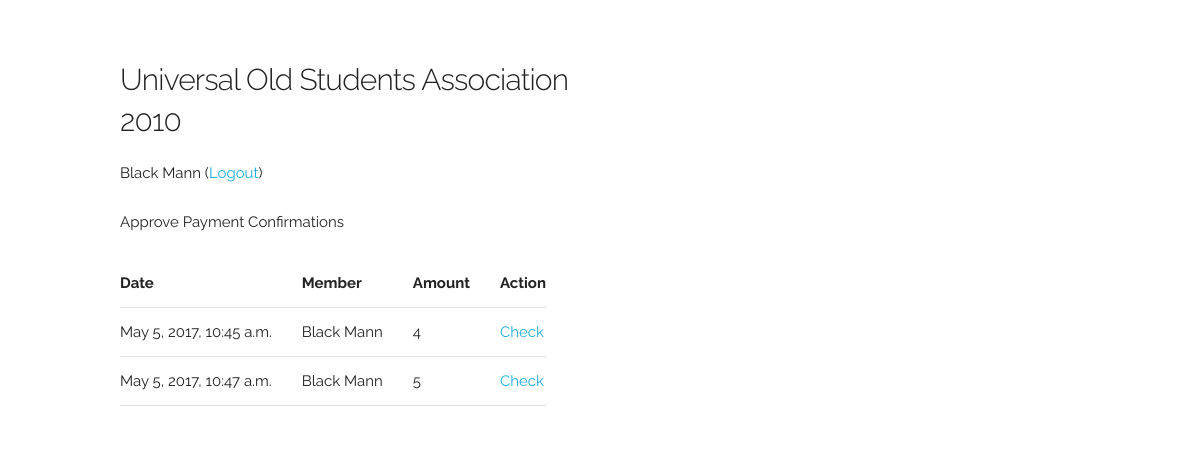
/confirmations (signed in), run on an earlier commit of the app's database.
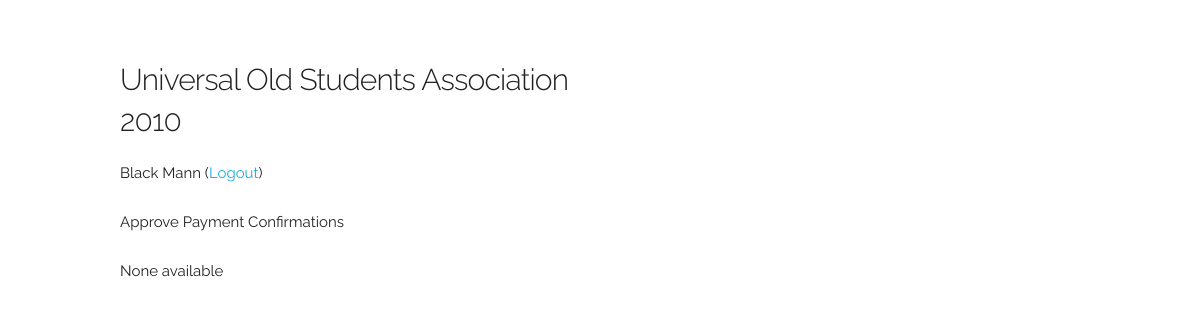
And on a later commit of the database.
### web/models.py (models this page shows)
class ConfirmationRequest(models.Model):
    contribution = models.OneToOneField(Contribution)
    approved = models.BooleanField(default=False)
    date_requested = models.DateTimeField(auto_now_add=True)
    merchant = models.CharField(blank=True, max_length=255)
    reference = models.CharField(blank=True, max_length=100)

class Contribution(models.Model):
    member = models.ForeignKey(User)
    amount = models.IntegerField(default=0)
    date_paid = models.DateTimeField(auto_now_add=True)
    approved = models.BooleanField(default=False)
    date_approved = models.DateTimeField(null=True)
    class Meta:
        ordering = ("-date_paid",)

### web/views.py (the view)
# urls.py: url(r"confirmations", views.confirmations, name="confirmations"),
@login_required(login_url="/login/")
def confirmations(request):
    if not is_admin(request.user):
        return redirect(urls.reverse(admin))
    unapproved_confirmations = ConfirmationRequest.objects.filter(approved=False)
    context = {"unapproved_confirmations": unapproved_confirmations}
    return render(request, "web/confirmations.html", context=context)

### web/views.py (called while the page is built)
def is_admin(user):
    return Admin.objects.filter(member=user, is_admin=True).exists()

### web/templates/web/confirmations.html (shortened to what this page needs)
{% extends "web/base.html" %}
{% block panel_name %}Approve Payment Confirmations{% endblock %}
{% block content %}
    {% if unapproved_confirmations %}
        <table>
            <tr>
                <th>Date</th>
                <th>Member</th>
                <th>Amount</th>
                <th>Action</th>
            </tr>
            {% for conf in unapproved_confirmations %}
                <tr>
                    <td>{{ conf.date_requested }}</td>
                    <td>{{ conf.contribution.member.get_full_name }}</td>
                    <td>{{ conf.contribution.amount }}</td>
                    <td><a href="{% url "request_detail" conf.id %}">Check</a></td>
                </tr>
            {% endfor %}
        </table>
    {% else %}
        <p>None available</p>
    {% endif %}
{% endblock %}

What changed in the data, as far as the page shows it:
removed ConfirmationRequest: date_requested "May 5, 2017, 10:45 a.m.", contribution.member.get_full_name "Black Mann", contribution.amount "4"
removed ConfirmationRequest: date_requested "May 5, 2017, 10:47 a.m.", contribution.member.get_full_name "Black Mann", contribution.amount "5"
Also different on the page:
text no longer shown: "Date Member Amount Action"
text now shown: "None available"
